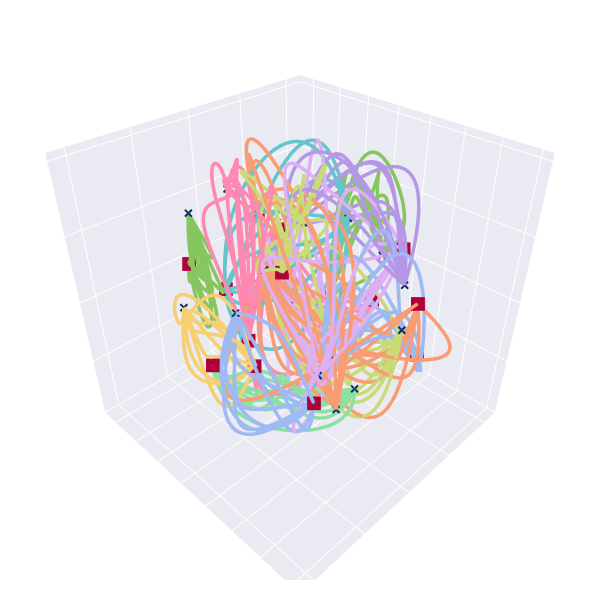

The notebook cell this image was saved under:
### Code cell
single_view(
    x_traj_batch.transpose(1, 0, 2), 
    y_traj_batch.transpose(1, 0, 2), 
    z_traj_batch.transpose(1, 0, 2), 
    opacity=1.0,
    nrows=1, ncols=num_agent, num_agents=batch_size, height=600, width=600
)
